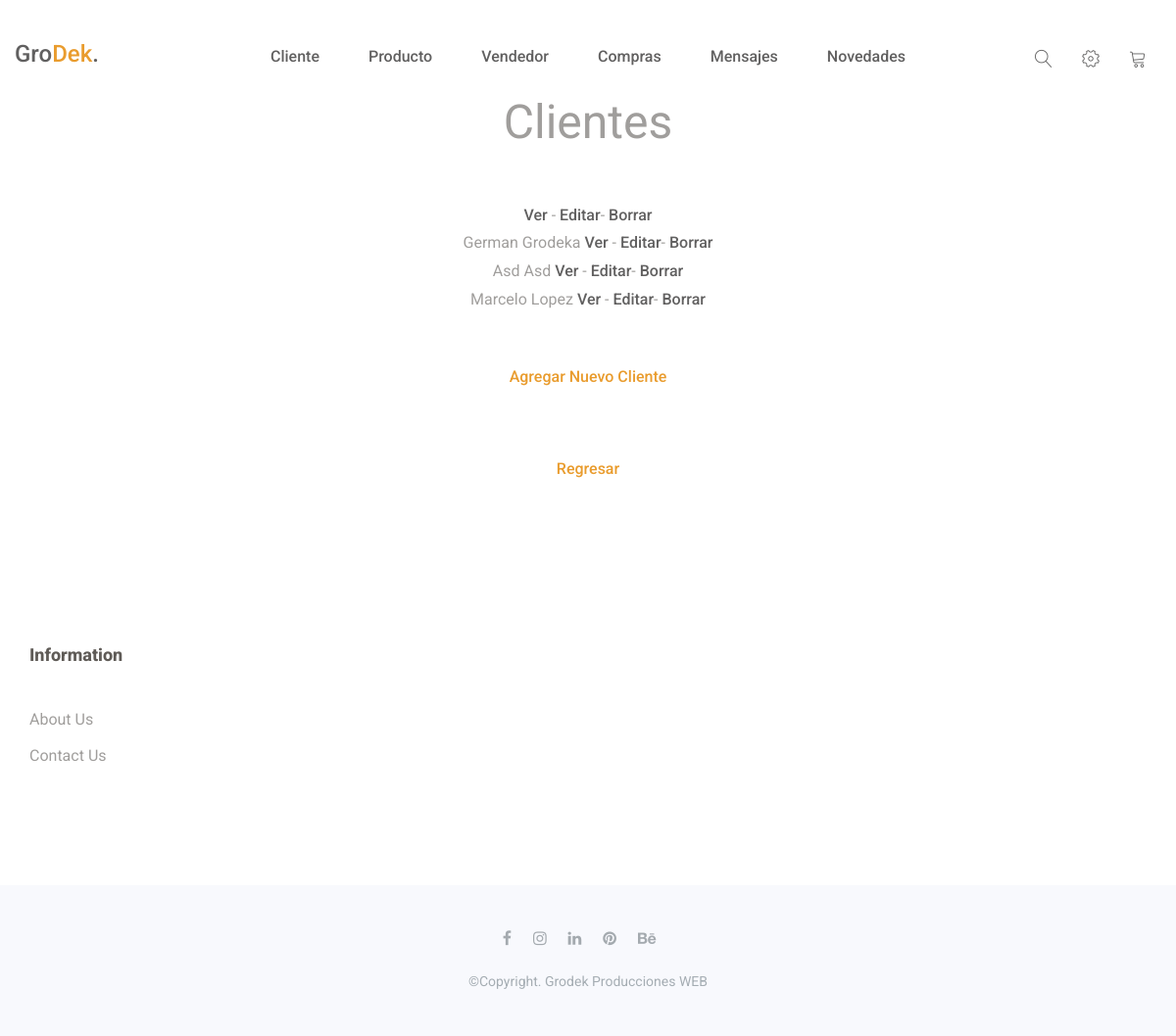
/cliente/lista (signed in), run on an earlier commit of the app's database.
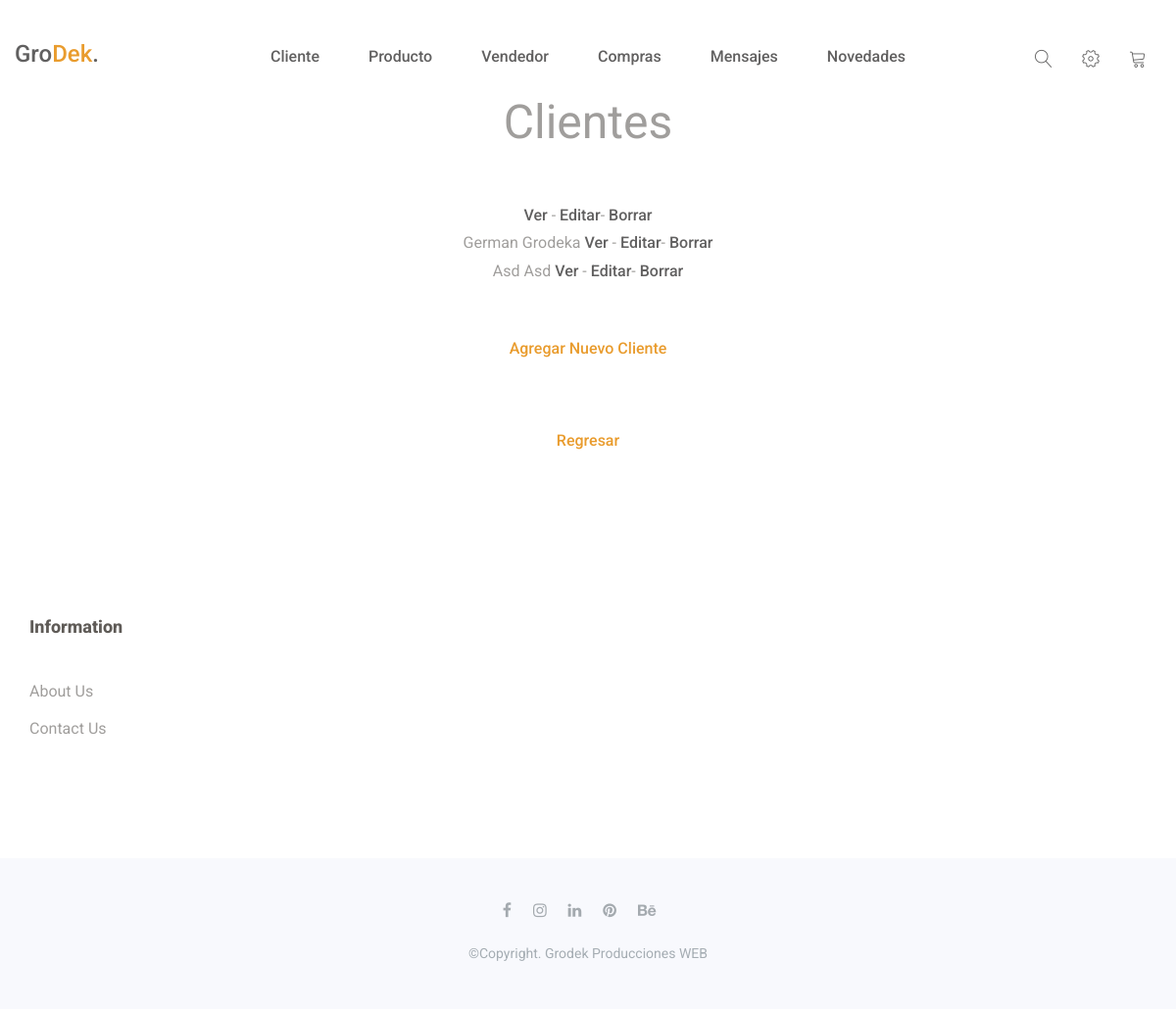
And on a later commit of the database.
### ECommerce/models.py (models this page shows, shortened)
class Cliente(models.Model):
    idUser = models.ForeignKey(User, default=0 ,on_delete = models.CASCADE)
    nombre = models.CharField(max_length=40)
    apellido = models.CharField(max_length=40)
    email = models.EmailField()
    telefono = models.IntegerField()
    dni = models.IntegerField()

### ECommerce/views.py (the view)
# urls.py: path('cliente/lista', ClienteList.as_view(), name="ListaC"),
class ClienteList(PermissionRequiredMixin, ListView):
    permission_required = 'ECommerce.view_cliente'
    model = Cliente
    template_name = "ECommerce/cliente_lista.html"

### ECommerce/Template/ECommerce/cliente_lista.html (shortened to what this page needs)
{% extends 'ECommerce/inicio.html' %}
{% block main %}
<!DOCTYPE html>
<html lang="en">
<head>
</head>
<body>
    <center>
        <br>
        <br>
    <FONT SIZE=10>Clientes</FONT>
    <ul>
        <br>
        <br>
        {% for cliente in object_list %}
            <li>
                <p>{{ cliente.nombre }} {{ cliente.apellido }}
                <a href="{% url 'DetalleC' cliente.id %}">Ver</a> - <a href="{% url 'EditarC' cliente.id %}">Editar</a>- <a href="{% url 'BorrarC' cliente.id %}">Borrar</a></p>
            </li>
        {% endfor %}
        <a class="btn-cart welcome-add-cart welcome-more-info" href="{% url 'NuevoC' %}">Agregar nuevo Cliente</a>
        <br>
        <a class="btn-cart welcome-add-cart welcome-more-info" href="{% url 'index' %}">Regresar</a>
    </center>
</body>
</html>
{% endblock main %}

### ECommerce/Template/ECommerce/inicio.html (shortened to what this page needs)
<!doctype html>
<html class="no-js" lang="en">
    <head>
        {% load static %}
       <link rel="stylesheet" href="{% static 'assets/css/font-awesome.min.css'%}">
       <link rel="stylesheet" href="{% static 'assets/css/linearicons.css'%}">
       <link rel="stylesheet" href="{% static 'assets/css/animate.css'%}">
       <link rel="stylesheet" href="{% static 'assets/css/owl.carousel.min.css'%}">
       <link rel="stylesheet" href="{% static 'assets/css/owl.theme.default.min.css'%}">
       <link rel="stylesheet" href="{% static 'assets/css/bootstrap.min.css'%}">
       <link rel="stylesheet" href="{% static 'assets/css/bootsnav.css'%}" >
       <link rel="stylesheet" href="{% static 'assets/css/style.css'%}">
       <link rel="stylesheet" href="{% static 'assets/css/responsive.css'%}">
    </head>
	<body>
		{% block main %}{% endblock %}
			<div class="top-area">
				<div class="header-area">
				    <nav class="navbar navbar-default bootsnav  navbar-sticky navbar-scrollspy"  data-minus-value-desktop="70" data-minus-value-mobile="55" data-speed="1000">
				        <div class="container">
				            <div class="attr-nav">
				                <ul>
				                	<li class="search">
				                		<a href="#"><span class="lnr lnr-magnifier"></span></a>
				                	</li>
				                	<li class="nav-setting">
				                		<a href="{% url 'editarPerfil' %}"><span class="lnr lnr-cog"></span></a>
				                	</li>
				                    <li class="dropdown">
				                        <a href="#" class="dropdown-toggle" data-toggle="dropdown" >
				                            <span class="lnr lnr-cart"></span>
				                        </a>
				                    </li>
				                </ul>
				            </div>
				            <div class="navbar-header">
				                <a class="navbar-brand" href="{% url 'index' %}">Gro<span>dek</span>.</a>
				            </div>
				            <div class="collapse navbar-collapse menu-ui-design" id="navbar-menu">
				                <ul class="nav navbar-nav navbar-center" data-in="fadeInDown" data-out="fadeOutUp">
				                    <li><a href="{% url 'ListaC' %}">Cliente</a></li>
				                    <li><a href="{% url 'ListaP' %}">Producto</a></li>
				                    <li><a href="{% url 'ListaV' %}">Vendedor</a></li>
				                    <li><a href="{% url 'ListaCom' %}">Compras</a></li>
				                    <li><a href="{% url 'ListaM' %}">Mensajes</a></li>
									<li><a href="{% url 'ListaN' %}">Novedades</a></li>
				                </ul>
				            </div>
				        </div>
				    </nav>
				</div>
			</div>
		<section id="newsletter"  class="newsletter">
			<div class="container">
				<div class="hm-footer-details">
					<div class="row">
						<div class=" col-md-3 col-sm-6 col-xs-12">
							<div class="hm-footer-widget">
								<div class="hm-foot-title">
									<h4>information</h4>
								</div>
								<div class="hm-foot-menu">
									<ul>
										<li><a href="#">about us</a></li>
										<li><a href="#">contact us</a></li>
									</div>
								</div>
							</div>
						</div>
					</div>
				</div>
		</section>
		<footer id="footer"  class="footer">
			<div class="container">
				<div class="hm-footer-copyright text-center">
					<div class="footer-social">
						<a href="https://es-la.facebook.com/"><i class="fa fa-facebook"></i></a>
						<a href="https://www.instagram.com/"><i class="fa fa-instagram"></i></a>
						<a href="https://ar.linkedin.com/"><i class="fa fa-linkedin"></i></a>
						<a href="https://ar.pinterest.com/"><i class="fa fa-pinterest"></i></a>
						<a href="https://www.behance.net/"><i class="fa fa-behance"></i></a>
					</div>
					<p>
						&copy;copyright. Grodek Producciones <a href="https://es-es.facebook.com/german.adm">WEB</a>
					</p>
				</div>
			</div>
        </footer>
    </body>
</html>

### ECommerce/static/assets/css/bootsnav.css (style rules this page uses)
nav.bootsnav .container { position: relative; }
nav.navbar.bootsnav { margin-bottom: 0; -moz-border-radius: 0px; -webkit-border-radius: 0px; -o-border-radius: 0px; border-radius: 0px; background-color: #fff; border: none; border-bottom: solid 1px #e0e0e0; z-index: 9; }
nav.navbar.bootsnav ul.nav > li > a { color: #6f6f6f; background-color: transparent; outline: none; margin-bottom: -2px; }
.attr-nav { float: right; display: inline-block; margin-left: 13px; margin-right: -15px; }
.attr-nav > ul { padding: 0; margin: 0 0 -7px 0; list-style: none; display: inline-block; }
.attr-nav > ul > li { float: left; display: block; }
.attr-nav > ul > li > a { color: #6f6f6f; display: block; padding: 28px 15px; position: relative; }
body { -webkit-transition: all 0.3s ease-in-out; -moz-transition: all 0.3s ease-in-out; -o-transition: all 0.3s ease-in-out; -ms-transition: all 0.3s ease-in-out; transition: all 0.3s ease-in-out; }
.wrap-sticky nav.navbar.bootsnav { position: absolute; width: 100%; left: 0; top: 0; }
@media (min-width: 1024px) { nav.navbar.bootsnav ul.nav > li > a { padding: 30px 15px; font-weight: 600; } }
@media (min-width: 1024px) { nav.navbar.bootsnav.menu-center .container { position: relative; } }
@media (min-width: 1024px) { nav.navbar.bootsnav.menu-center ul.nav.navbar-center { float:none; margin: 0 auto; display: table; table-layout: fixed; } }
@media (min-width: 1024px) { nav.navbar.bootsnav.menu-center .navbar-header, nav.navbar.bootsnav.menu-center .attr-nav { position: absolute; } }
@media (min-width: 1024px) { nav.navbar.bootsnav.menu-center .attr-nav { right: 15px; } }

What changed in the data, as far as the page shows it:
removed Cliente: nombre "Marcelo", apellido "Lopez"
